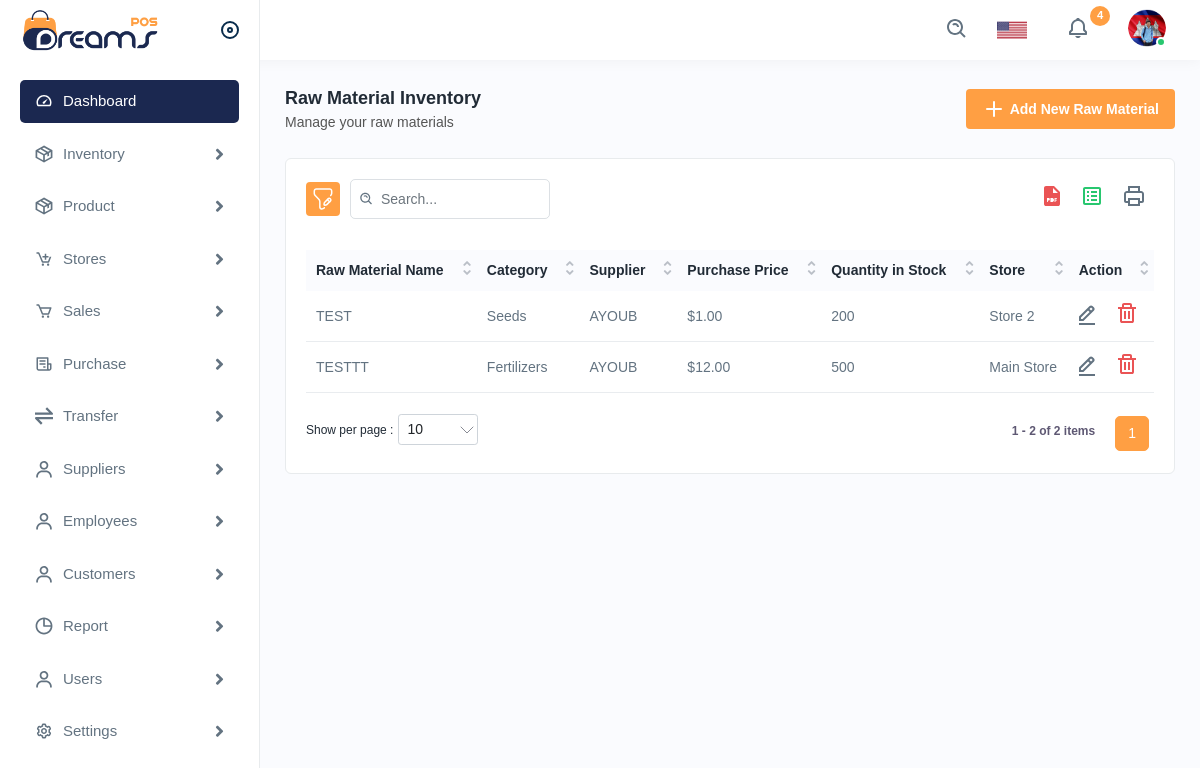
/inventory/list/, run on the app's committed database.
### inventory/models.py (models this page shows, shortened)
class RawMaterial(models.Model):
    code = models.CharField(max_length=20, primary_key=True, editable=False)
    designation = models.CharField(max_length=255)
    purchase_price = models.DecimalField(max_digits=10, decimal_places=2)
    supplier = models.ForeignKey('purchases.Supplier', on_delete=models.CASCADE)
    category = models.ForeignKey(Category, on_delete=models.SET_NULL, null=True)
    class Meta:
        ordering = ['designation']
        verbose_name = 'Raw Material'
        verbose_name_plural = 'Raw Materials'

class Category(models.Model):
    name = models.CharField(max_length=100)
    class Meta:
        verbose_name_plural = 'Categories'

class RawMaterialInventory(models.Model):
    raw_material = models.ForeignKey(RawMaterial, on_delete=models.CASCADE)
    center = models.ForeignKey(center, on_delete=models.CASCADE)
    quantity_in_stock = models.PositiveIntegerField()

### purchases/models.py (models this page shows, shortened)
class Supplier(models.Model):
    code = models.CharField(max_length=20, primary_key=True, editable=False)
    name = models.CharField(max_length=255)
    address = models.TextField()
    phone_number = models.CharField(max_length=20)
    email = models.EmailField(max_length=254, blank=True, null=True)
    balance = models.DecimalField(max_digits=10, decimal_places=2, default=0)

### centers/models.py (models this page shows)
class center(models.Model):
    code = models.AutoField(primary_key=True)
    name = models.CharField(max_length=50)
    def __str__(self):
        return self.name

### inventory/views.py (the view)
# urls.py: path('list/', InventoryListView.as_view(), name='inventory_list'),
class InventoryListView(View):
    def get(self, request, *args, **kwargs):
        raw_materials = RawMaterial.objects.prefetch_related('rawmaterialinventory_set').all()
        return render(request, 'inventory/inventorylist.html', {'raw_materials': raw_materials})

### templates/inventory/inventorylist.html (shortened to what this page needs)
{% extends 'ui_components/base.html' %}
{% load static %}
{% block content %}
<div class="page-wrapper">
    <div class="content">
        <div class="page-header">
            <div class="page-title">
                <h4>Raw Material Inventory</h4>
                <h6>Manage your raw materials</h6>
            </div>
            <div class="page-btn">
                <a href="{% url 'add_inventory' %}" class="btn btn-added">
                    <img src="{% static 'img/icons/plus.svg' %}" alt="img" class="me-1">Add New Raw Material
                </a>
            </div>
        </div>
        <div class="card">
            <div class="card-body">
                <div class="table-top">
                    <div class="search-set">
                        <div class="search-path">
                            <a class="btn btn-filter" id="filter_search">
                                <img src="{% static 'img/icons/filter.svg' %}" alt="img">
                            </a>
                        </div>
                        <div class="search-input">
                            <a class="btn btn-searchset"><img src="{% static 'img/icons/search-white.svg' %}" alt="img"></a>
                        </div>
                    </div>
                    <div class="wordset">
                        <ul>
                            <li>
                                <a data-bs-toggle="tooltip" data-bs-placement="top" title="pdf">
                                    <img src="{% static 'img/icons/pdf.svg' %}" alt="img">
                                </a>
                            </li>
                            <li>
                                <a data-bs-toggle="tooltip" data-bs-placement="top" title="excel">
                                    <img src="{% static 'img/icons/excel.svg' %}" alt="img">
                                </a>
                            </li>
                            <li>
                                <a data-bs-toggle="tooltip" data-bs-placement="top" title="print">
                                    <img src="{% static 'img/icons/printer.svg' %}" alt="img">
                                </a>
                            </li>
                        </ul>
                    </div>
                </div>
                <div class="table-responsive">
                    <table class="table datanew">
                        <thead>
                            <tr>
                                <th>Raw Material Name</th>
                                <th>Category</th>
                                <th>Supplier</th>
                                <th>Purchase Price</th>
                                <th>Quantity in Stock</th>
                                <th>Store</th>
                                <th>Action</th>
                            </tr>
                        </thead>
                        <tbody>
                            {% for raw_material in raw_materials %}
                            <tr>
                                <td>{{ raw_material.designation }}</td>
                                <td>{{ raw_material.category.name }}</td>
                                <td>{{ raw_material.supplier.name }}</td>
                                <td>${{ raw_material.purchase_price }}</td>
                                <td>{{ raw_material.rawmaterialinventory_set.first.quantity_in_stock }}</td>
                                <td>{{ raw_material.rawmaterialinventory_set.first.center }}</td>
                                <td>
                                    <a class="me-3" href="{% url 'edit_inventory' raw_material.code %}">
                                        <img src="{% static 'img/icons/edit.svg' %}" alt="Edit">
                                    </a>
                                    <a href="#" class="confirm-text" data-bs-toggle="modal" data-bs-target="#deleteModal" data-raw-material-code="{{ raw_material.code }}" data-raw-material-name="{{ raw_material.designation }}">
                                        <img src="{% static 'img/icons/delete.svg' %}" alt="Delete">
                                    </a>
                                </td>
                            </tr>
                            {% empty %}
                            <tr>
                                <td colspan="6">No raw materials found</td>
                            </tr>
                            {% endfor %}
                        </tbody>
                    </table>
                </div>
            </div>
        </div>
    </div>
</div>
{% endblock %}

### templates/ui_components/base.html (shortened to what this page needs)
{% load static %}
<!DOCTYPE html>
<html lang="en">
<head>
    <link rel="stylesheet" href="{% static 'css/bootstrap.min.css' %}">
    <link rel="stylesheet" href="{% static 'css/animate.css' %}">
    <link rel="stylesheet" href="{% static 'css/dataTables.bootstrap4.min.css' %}">
    <link rel="stylesheet" href="{% static 'plugins/fontawesome/css/fontawesome.min.css' %}">
    <link rel="stylesheet" href="{% static 'plugins/fontawesome/css/all.min.css' %}">
    <link rel="stylesheet" href="{% static 'css/style.css' %}">
</head>
<body>
    <div class="main-wrapper">
        {% include 'ui_components/navbar.html' %}
        {% include 'ui_components/sidebar.html' %}
        {% block content %}{% endblock content %}
    </div>
</body>
</html>

### templates/ui_components/navbar.html (shortened to what this page needs)
{% load static %}
<div class="header">
    <div class="header-left active">
        <a href="{% url 'dashboard-index' %}" class="logo">
            <img src="{% static 'img/logo.png' %}" alt="">
        </a>
        <a id="toggle_btn" href="javascript:void(0);">
        </a>
    </div>
    <ul class="nav user-menu">
        <li class="nav-item">
            <div class="top-nav-search">
                <form action="#">
                    <a class="btn" id="searchdiv"><img src="{% static 'img/icons/search.svg' %}" alt="img"></a>
                </form>
            </div>
        </li>
        <li class="nav-item dropdown has-arrow flag-nav">
            <a class="nav-link dropdown-toggle" data-bs-toggle="dropdown" href="javascript:void(0);" role="button">
                <img src="{% static 'img/flags/us1.png' %}" alt="" height="20">
            </a>
        </li>
        <li class="nav-item dropdown">
            <a href="javascript:void(0);" class="dropdown-toggle nav-link" data-bs-toggle="dropdown">
                <img src="{% static 'img/icons/notification-bing.svg' %}" alt="img"> <span class="badge rounded-pill">4</span>
            </a>
        </li>
        <li class="nav-item dropdown has-arrow main-drop">
            <a href="javascript:void(0);" class="dropdown-toggle nav-link userset" data-bs-toggle="dropdown">
                <span class="user-img"><img src="{% static 'img/profiles/avator1.jpg' %}" alt="">
                <span class="status online"></span></span>
            </a>
        </li>
    </ul>
</div>

### templates/ui_components/sidebar.html (shortened to what this page needs)
{% load static %}
<div class="sidebar" id="sidebar">
    <div class="sidebar-inner slimscroll">
        <div id="sidebar-menu" class="sidebar-menu">
            <ul>
                <li class="active">
                    <a href="{% url 'dashboard-index' %}"><img src="{% static 'img/icons/dashboard.svg' %}" alt="img"><span> Dashboard</span></a>
                </li>
                <li class="submenu">
                    <a href="javascript:void(0);"><img src="{% static 'img/icons/product.svg' %}" alt="img"><span> Inventory</span> <span class="menu-arrow"></span></a>
                </li>
                <li class="submenu">
                    <a href="javascript:void(0);"><img src="{% static 'img/icons/product.svg' %}" alt="img"><span> Product</span> <span class="menu-arrow"></span></a>
                </li>
                <li class="submenu">
                    <a href="javascript:void(0);"><img src="{% static 'img/icons/quotation1.svg' %}" alt="img"><span> Stores</span> <span class="menu-arrow"></span></a>
                </li>
                <li class="submenu">
                    <a href="javascript:void(0);"><img src="{% static 'img/icons/sales1.svg' %}" alt="img"><span> Sales</span> <span class="menu-arrow"></span></a>
                </li>
                <li class="submenu">
                    <a href="javascript:void(0);"><img src="{% static 'img/icons/purchase1.svg' %}" alt="img"><span> Purchase</span> <span class="menu-arrow"></span></a>
                </li>
                <li class="submenu">
                    <a href="javascript:void(0);"><img src="{% static 'img/icons/transfer1.svg' %}" alt="img"><span> Transfer</span> <span class="menu-arrow"></span></a>
                </li>
                <li class="submenu">
                    <a href="javascript:void(0);"><img src="{% static 'img/icons/users1.svg' %}" alt="img"><span> Suppliers </span> <span class="menu-arrow"></span></a>
                </li>
                <li class="submenu">
                    <a href="javascript:void(0);"><img src="{% static 'img/icons/users1.svg' %}" alt="img"><span> Employees </span> <span class="menu-arrow"></span></a>
                </li>
                <li class="submenu">
                    <a href="javascript:void(0);"><img src="{% static 'img/icons/users1.svg' %}" alt="img"><span> Customers </span> <span class="menu-arrow"></span></a>
                </li>
                <li class="submenu">
                    <a href="javascript:void(0);"><img src="{% static 'img/icons/time.svg' %}" alt="img"><span> Report</span> <span class="menu-arrow"></span></a>
                </li>
                <li class="submenu">
                    <a href="javascript:void(0);"><img src="{% static 'img/icons/users1.svg' %}" alt="img"><span> Users</span> <span class="menu-arrow"></span></a>
                </li>
                <li class="submenu">
                    <a href="javascript:void(0);"><img src="{% static 'img/icons/settings.svg' %}" alt="img"><span> Settings</span> <span class="menu-arrow"></span></a>
                </li>
            </ul>
        </div>
    </div>
</div>

### data on the page
RawMaterial: designation "TEST", category.name "Seeds", supplier.name "AYOUB", purchase_price "1.00", rawmaterialinventory_set.first.quantity_in_stock "200", rawmaterialinventory_set.first.center "Store 2"
RawMaterial: designation "TESTTT", category.name "Fertilizers", supplier.name "AYOUB", purchase_price "12.00", rawmaterialinventory_set.first.quantity_in_stock "500", rawmaterialinventory_set.first.center "Main Store"
